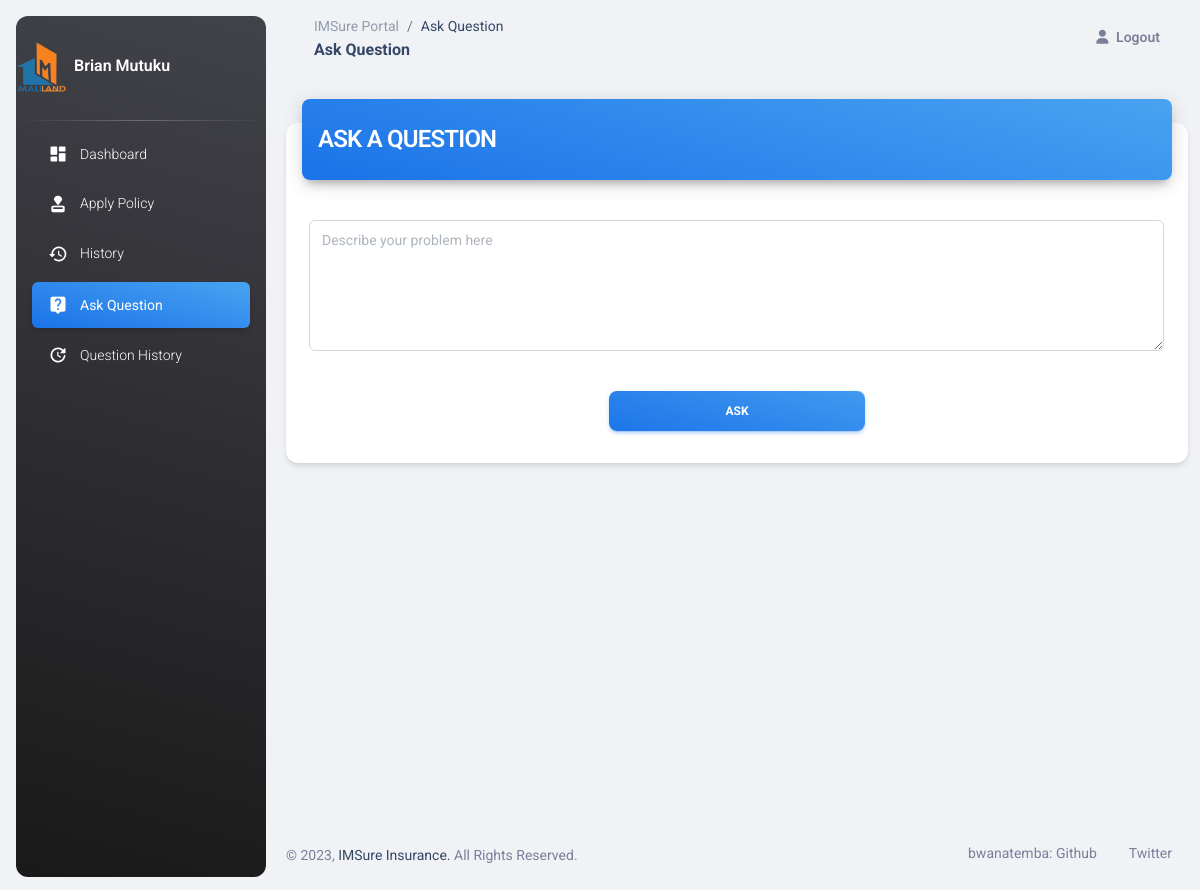
The page /customer/ask-question (signed in) on the database as committed earlier.
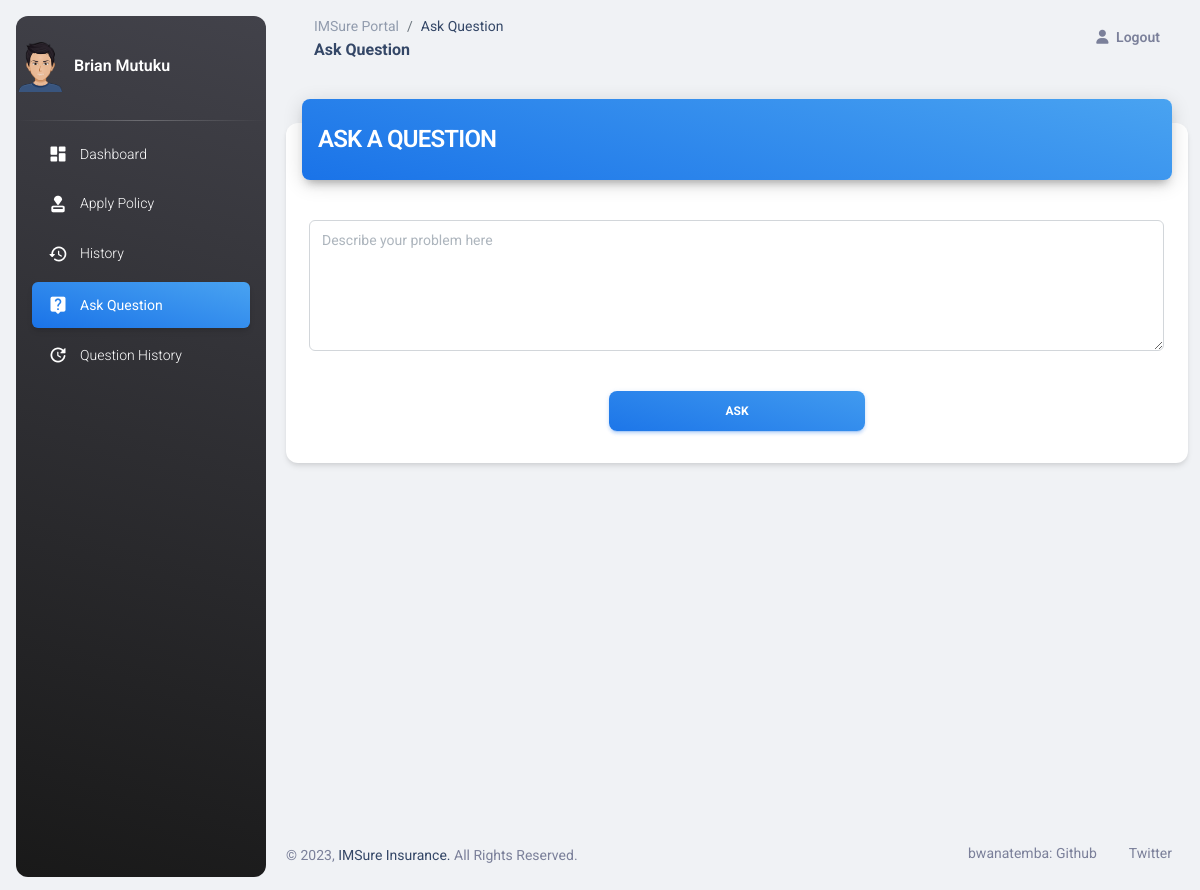
The same page on the database as committed later.
### customer/models.py (models this page shows, shortened)
class Customer(models.Model):
    user = models.OneToOneField(User, on_delete=models.CASCADE)
    profile_pic = models.ImageField(upload_to='profile_pic/Customer/', null=True, blank=True)
    address = models.CharField(max_length=40)
    mobile = models.CharField(max_length=20, null=False)

### customer/views.py (the view, shortened to what this page needs)
# urls.py: path('ask-question', views.ask_question_view, name='ask-question'),
def ask_question_view(request):
    customer = models.Customer.objects.get(user_id=request.user.id)
    questionForm = CFORM.QuestionForm()
    return render(request, 'customer/ask_question.html', {'questionForm': questionForm, 'customer': customer})

### insurancemanagement/forms.py
class QuestionForm(forms.ModelForm):
    class Meta:
        model = models.Question
        fields = ['description']
        widgets = {
            'description': forms.Textarea(attrs={'rows': 6, 'cols': 30})
        }

### insurancemanagement/templates/customer/ask_question.html (shortened to what the changed rows need)
<!DOCTYPE html>
{% load static %}
{% load widget_tweaks %}
{% block content %}
<html lang="en">
<head>
  <link href="{% static 'dashboard/css/nucleo-icons.css' %}" rel="stylesheet" />
  <link href="{% static 'dashboard/css/nucleo-svg.css' %}" rel="stylesheet" />
  <link id="pagestyle" href="{% static 'dashboard/css/material-dashboard.css' %}" rel="stylesheet" />
</head>
<body class="g-sidenav-show  bg-gray-200">
  <aside class="sidenav navbar navbar-vertical navbar-expand-xs border-0 border-radius-xl my-3 fixed-start ms-3   bg-gradient-dark" id="sidenav-main">
    <br><div class="sidenav-header">
        <img src="{% static customer.profile_pic.url %}" width="50" height="50" alt="main_logo">
        <span class="ms-1 font-weight-bold text-white">{{request.user.first_name}} {{request.user.last_name}}</span>
    </div>
  </aside>
{% endblock content %}
</body>
</html>

Rows that differ between the two databases and show on the page:
changed Customer: profile_pic: a different picture
